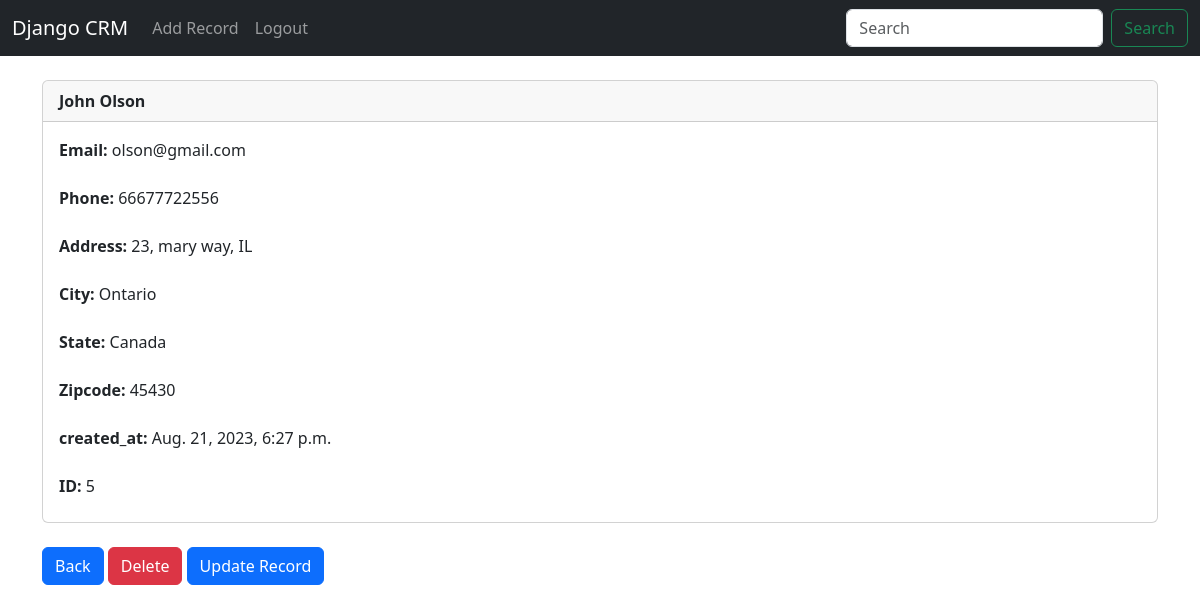
The app's page /record/5 (signed in) with its own data.
### customercrm/models.py (models this page shows, shortened)
class Record(models.Model):
    created_at = models.DateTimeField(auto_now_add=True)
    first_name = models.CharField(max_length=50)
    last_name = models.CharField(max_length=50)
    email = models.CharField(max_length=100)
    phone = models.CharField(max_length=50)
    address = models.CharField(max_length=150)
    city = models.CharField(max_length=50)
    state = models.CharField(max_length=50)
    zipcode = models.CharField(max_length=20)

### customercrm/views.py (the view)
# urls.py: path('record/<int:pk>', views.customer_record, name='record'),
def customer_record(request, pk):
    if request.user.is_authenticated:
        customer_record = Record.objects.get(id=pk)
        return render(request, 'record.html', {'customer_record':customer_record})
    else:
        messages.success(request, 'You Must be logged In To View That Page...')
        return redirect('home')

### customercrm/templates/record.html
{% extends 'layout.html' %}
{% block content %}
<div class="card">
    <div class="card-header">
    <strong>{{ customer_record.first_name }}
    {{ customer_record.last_name }}</strong>
    </div>
    <div class="card-body">
      <p class="card-title">
        <strong>Email: </strong>{{ customer_record.email }}<br/><br/>
        <strong>Phone: </strong>{{ customer_record.phone }}<br/><br/>
        <strong>Address: </strong>{{ customer_record.address }}<br/><br/>
        <strong>City: </strong>{{ customer_record.city }}<br/><br/>
        <strong>State: </strong>{{ customer_record.state }}<br/><br/>
        <strong>Zipcode: </strong>{{ customer_record.zipcode }}<br/><br/>
        <strong>created_at: </strong>{{ customer_record.created_at }}<br/><br/>
        <strong>ID: </strong>{{ customer_record.id }}</p>
    </div>
  </div>
  <br/>
  <a href="{% url 'home' %}" class="btn btn-primary">Back</a>
  <a href="{% url 'delete_record' customer_record.id %}" class="btn btn-danger">Delete</a>
  <a href="{% url 'update_record' customer_record.id %}" class="btn btn-primary">Update Record</a>
{% endblock %}

### records on screen
Record: first_name "John", last_name "Olson", email "olson@gmail.com", phone "66677722556", address "23, mary way, IL", city "Ontario", state "Canada", zipcode "45430", created_at "Aug. 21, 2023, 6:27 p.m.", id "5"
